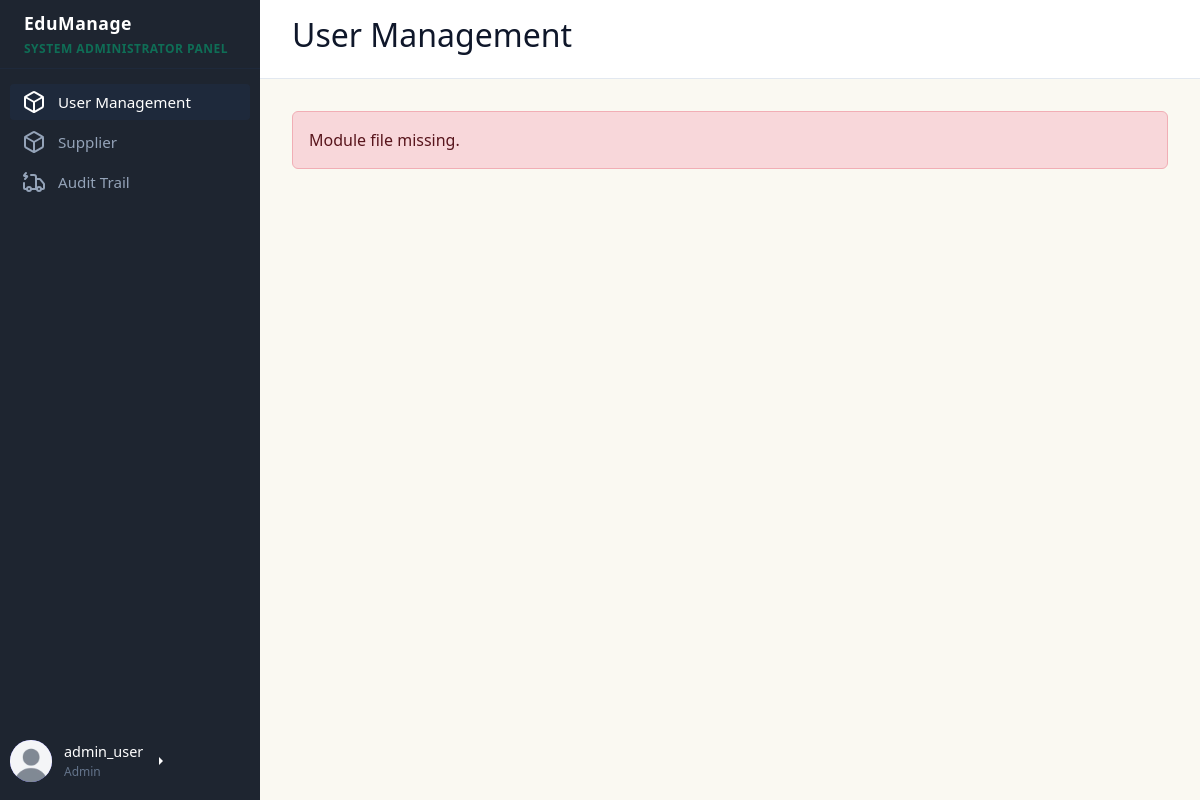
The page /dashboards/admin/admin_dashboard.php?page=supplier (signed in) on the database its author committed.
### tables this page shows
CREATE TABLE `users` (
  `user_id` int(11) NOT NULL,
  `first_name` varchar(50) NOT NULL,
  `last_name` varchar(50) NOT NULL,
  `profile_picture` varchar(255) DEFAULT 'default.jpg',
  `email` varchar(100) NOT NULL,
  `username` varchar(50) NOT NULL,
  `password_hash` varchar(255) NOT NULL,
  `role` varchar(20) NOT NULL,
  `is_archived` tinyint(1) NOT NULL DEFAULT 0,
  `approval_status` enum('pending','approved','rejected') NOT NULL DEFAULT 'pending',
  `approved_by` int(11) DEFAULT NULL,
  `approved_at` datetime DEFAULT NULL,
  `created_at` datetime DEFAULT current_timestamp()
);

### dashboards/admin/adminsidebar.php (the view, shortened to what this page needs)
<aside>
    <div class="brand">
        EduManage
        <span>System Administrator Panel</span>
    </div>
    <ul class="menu">
        <li class="menu-item active">
            <a href="admin_dashboard.php?page=users"><?php include("../../icons/box-icon.html") ?> <span>User Management</span></a>
        </li>
        <li class="menu-item">
            <a href="admin_dashboard.php?page=supplier"><?php include("../../icons/box-icon-product.html") ?> <span>Supplier</span></a>
        </li>
        <li class="menu-item">
            <a href="admin_dashboard.php?page=audit-trail"><?php include("../../icons/truck-icon.html") ?> <span>Audit Trail</span></a>
        </li>
    </ul>
    <div class="btn-group dropend mb-2">
        <a role="button" class="user-profile dropdown-toggle text-white text-decoration-none" data-bs-toggle="dropdown" aria-expanded="false">
            <div class="avatar">
                <?php if (!empty($user['profile_picture'])): ?>
                    <img
                        src="../../uploads/profile_pictures/<?= htmlspecialchars($user['profile_picture']) ?>"
                        alt="Profile Picture">
                <?php else: ?>
                    <?= strtoupper(substr($user['username'], 0, 2)) ?>
                <?php endif; ?>
            </div>
            <div class="user-info" style="text-align: left;">
                <span style="font-size: 0.9rem;">
                    <?= htmlspecialchars($user['username']) ?>
                </span>
                <span style="font-size: 0.75rem; color: var(--text-muted);">
                    <?= htmlspecialchars($user['role']) ?>
                </span>
            </div>
        </a>
    </div>
</aside>

### css/style.css (style rules this page uses)
:root { --bg-main: #faf9f2; --bg-sidebar: #1e2530; --sidebar-active: #1e293b; --primary: #0f6e56; --primary-hover: #0f766e; --secondary: yellow; --text-dark: #0f172a; --text-muted: #64748b; --border: #e2e8f0; --success: #10b981; --warning: #f59e0b; --info: #06b6d4; }
* { box-sizing: border-box; margin: 0; padding: 0; font-family: "Segoe UI", system-ui, sans-serif; }
body { background-color: var(--bg-main); color: var(--text-dark); display: flex; height: 100vh; overflow: hidden; }
aside { width: 260px; background-color: var(--bg-sidebar); color: #ffffff; display: flex; flex-direction: column; flex-shrink: 0; }
.brand { padding-inline: 24px; padding-block: 10px; font-size: 1.1rem; font-weight: bold; border-bottom: 1px solid var(--sidebar-active); letter-spacing: 0.5px; }
.brand span { color: var(--primary); display: block; font-size: 0.75rem; text-transform: uppercase; margin-top: 4px; }
.menu { list-style: none; padding: 15px 10px; display: flex; flex-direction: column; gap: 4px; flex-grow: 1; }
.menu-item a { display: flex; align-items: center; gap: 12px; color: #94a3b8; text-decoration: none; padding: 6px; padding-left: 12px; border-radius: 4px; font-size: 0.95rem; transition: all 0.2s; }
.menu-item.active a, .menu-item a:hover { background-color: var(--sidebar-active); color: #ffffff; }
.user-profile { display: flex; align-items: center; gap: 12px; padding-left: 10px; margin-bottom: 10px; }
.user-info { display: flex; flex-direction: column; gap: 1px; }
.avatar { width: 36px; height: 36px; background-color: var(--primary); color: #ffffff; border-radius: 50%; display: flex; align-items: center; justify-content: center; font-weight: bold; font-size: 0.9rem; }
.btn-group { display: flex; gap: 12px; }
.avatar { width: 42px; height: 42px; border-radius: 50%; overflow: hidden; display: flex; align-items: center; justify-content: center; background: #6c63ff; color: white; font-weight: 600; }
.avatar img { width: 100%; height: 100%; object-fit: cover; }

### dashboards/admin/admin_dashboard.php (style rules this page uses)
.avatar { width: 42px; height: 42px; min-width: 42px; min-height: 42px; border-radius: 50%; overflow: hidden; display: flex; align-items: center; justify-content: center; font-weight: 600; }
.avatar img { width: 100%; height: 100%; object-fit: cover; display: block; }

### rows shown on the page
users: profile_picture (placeholder picture), username "admin_user", role "Admin"
